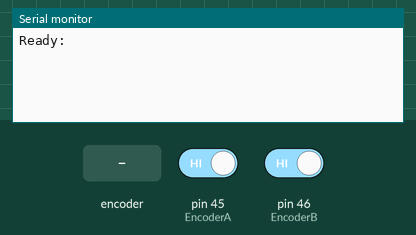
The sketch below on a simulated Arduino Mega 2560, built with avr-gcc and run on an emulated ATmega2560. Shown: the last lines printed to the serial monitor. The inputs (shaded band) are chosen by the test bench; at power-on: pin 45 (EncoderA) HIGH, pin 46 (EncoderB) HIGH.

Above: at 1.2 s.
1.3 s: rotary encoder on pin 45 (EncoderA) / pin 46 (EncoderB) turned 1 step (first pin leading)
At 2.2 s:
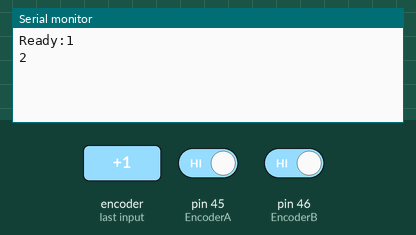
3.0 s: rotary encoder on pin 45 (EncoderA) / pin 46 (EncoderB) turned 1 step (first pin leading)
At 3.5 s:
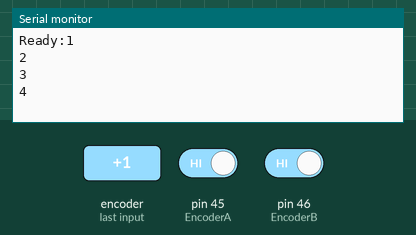
Timing chart, 0 to 6.0 s (numbered marks = the images above; inputs shaded):
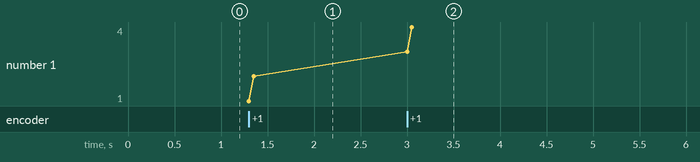

The sketch:

BasicTest.ino
```cpp
/*
 * Quick Test, increment number from 0 to 100
 */

#define EncoderA 45 //Encoder's A output
#define EncoderB 46 //Encoder's B output

bool EncoderState; //State of A output
bool LastEncoderState; //Last state of A output
int value = 0;
void setup()
{
  Serial.begin(9600);
  pinMode(EncoderA, INPUT);
  pinMode(EncoderB, INPUT);

  LastEncoderState = digitalRead(EncoderA);
  Serial.print("Ready:" );

}

void loop()
{
  //check if encoder was turned
  EncoderState = digitalRead(EncoderA);
  if(EncoderState != LastEncoderState)
  {
   //if turned - Check direction and inc/dec value
   if(EncoderState == digitalRead(EncoderB)) //Counter-Clockwise
   {
    if(value != 0)
      value--;
   }
   else //Clockwise
   {
    if(value != 100)
      value++;
   }
   LastEncoderState = EncoderState;
   Serial.println(value);
  }
}
```

Measured:
- after the input at 1.3 s, the serial monitor: prints a new line at once (image 1)
- after the input at 3.0 s, the serial monitor: prints a new line at once (image 2)
- plotted number 1: 2 → 4 after the input at 3.0 s
